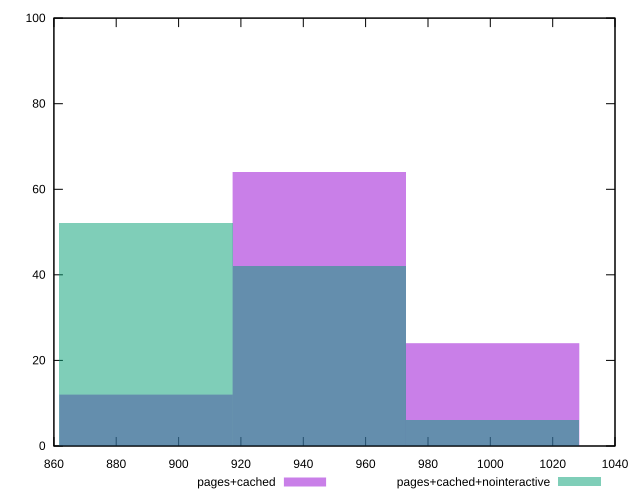

Write the gnuplot code that produced this figure.
reset
set terminal svg size 640, 500 enhanced background rgb 'white'
set output "reprap/render-blocking-resources/comparison/histogram/2_vs_3.svg"

$pagesCached <<EOF
1000.7292111791595 24
889.5370766036973 12
945.1331438914284 64
EOF

$pagesCachedNointeractive <<EOF
1000.7292111791595 6
889.5370766036973 52
945.1331438914284 42
EOF

set key outside below
set boxwidth 55.59606728773108
set yrange [0:100]
set style fill transparent solid 0.5 noborder

plot \
  $pagesCached title "pages+cached" with boxes, \
  $pagesCachedNointeractive title "pages+cached+nointeractive" with boxes, \


reset
